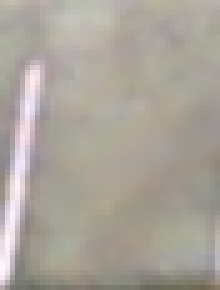
//> input picture repos/pyramidal/cam/Dataset20k/Test/Free/2012-11-10_06_57_39#077.jpg, 44 x 58 px (shown 5 times larger); its folder holds only this picture in this run
$ ./cam   (built with g++ and OpenCV 4)
//> lines starting //> are read from the running program, lines starting //| are printed output that depends on the picture
#include <opencv2/opencv.hpp>
#include <iostream>
#include <vector>
#include <Windows.h>
#include <filesystem>
#include <chrono>
#include <thread>
using namespace cv;
using namespace std;

//fonction pour calculer l'histogramme d'une image
vector<double> HistoLBP(Mat src) {
	vector<double> histo(256);
	for (int i = 1; i < src.rows - 1; i++) {
		for (int j = 1; j < src.cols - 1; j++) {
			int r = 0;
			if (src.at<uchar>(i - 1, j - 1) > src.at<uchar>(i, j))
				r = r + 1;
			if (src.at<uchar>(i - 1, j) > src.at<uchar>(i, j))
				r = r + 2;
			if (src.at<uchar>(i - 1, j + 1) > src.at<uchar>(i, j))
				r = r + 4;
			if (src.at<uchar>(i, j + 1) > src.at<uchar>(i, j))
				r = r + 8;
			if (src.at<uchar>(i + 1, j + 1) > src.at<uchar>(i, j))
				r = r + 16;
			if (src.at<uchar>(i + 1, j) > src.at<uchar>(i, j))
				r = r + 32;
			if (src.at<uchar>(i + 1, j - 1) > src.at<uchar>(i, j))
				r = r + 64;
			if (src.at<uchar>(i, j - 1) > src.at<uchar>(i, j))
				r = r + 128;
			histo[r] += 1;
		}
	}
	return histo;
}

// [39 lines left out: functions calculDistance, distanceEuclidienne, distanceSAD, distanceSSD, not called in this run]

double distanceBhatta(vector<double> a, vector<double> b) {
	double sumA = 0;
	double sumB = 0;

	for (int i = 0; i < a.size(); i++) {
		sumA += a[i];
		sumB += b[i];
	}

	double result = 0.0;

	for (int i = 0; i < a.size(); i++) {
		double pa = a[i] / sumA;
		double pb = b[i] / sumB;
		result += sqrt(pa * pb);
	}

	result = -log(result);
	return result;
}

// [42 lines left out: functions calculateMean, distanceCorrelation, distanceIntersection, not called in this run]

int main() {
	string path = "./Dataset20k";
	vector <Mat> train;
	vector<vector<double>> Model;

	int targetHeight = 40;
	int targetWidth = 50;

	//chargement des images pour entrainner
	for (const auto& entry : std::filesystem::directory_iterator(path + "/Train/Free")) {
		//train.push_back(imread(entry.path().u8string(), IMREAD_GRAYSCALE));
		Mat read = imread(entry.path().u8string(), IMREAD_GRAYSCALE);
//> read: 58 rows x 44 cols, CV_8UC1; min 103, max 252, mean 164.5
		cv::resize(read, read, cv::Size(targetWidth, targetHeight));
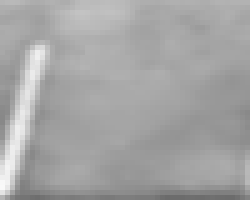
//> read: 40 rows x 50 cols, CV_8UC1 (shown 5 times larger); min 107, max 249, mean 164.3
		train.push_back(read);
	}

	for (const auto& entry : std::filesystem::directory_iterator(path + "/Train/Full")) {
		//train.push_back(imread(entry.path().u8string(), IMREAD_GRAYSCALE));
		Mat read = imread(entry.path().u8string(), IMREAD_GRAYSCALE);
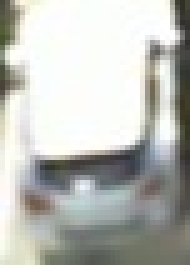
//> input picture repos/pyramidal/cam/Dataset20k/Test/Full/2012-09-20_08_04_18#055.jpg, 38 x 53 px (shown 5 times larger)
//> read: 53 rows x 38 cols, CV_8UC1; min 47, max 255, mean 188.3
		cv::resize(read, read, cv::Size(targetWidth, targetHeight));
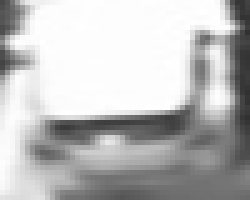
//> read: 40 rows x 50 cols, CV_8UC1 (shown 5 times larger); min 49, max 255, mean 188.2
		train.push_back(read);
	}
//> pass 2 of the loop `for (const auto& entry : std::filesystem::directory_iterator(path + "/..`:
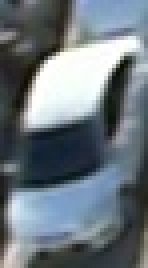
//> input picture repos/pyramidal/cam/Dataset20k/Test/Full/2012-09-20_07_34_17#047.jpg, 37 x 67 px (shown 4 times larger)
//> `Mat read = imread(entry.path().u8string(), IMREAD_GRAYSCALE);`:
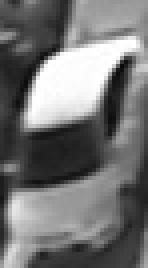
//> read: 67 rows x 37 cols, CV_8UC1 (shown 4 times larger); min 10, max 255, mean 116
//> `cv::resize(read, read, cv::Size(targetWidth, targetHeight));`:
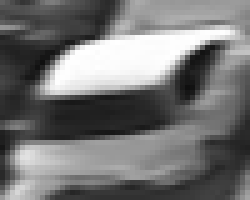
//> read: 40 rows x 50 cols, CV_8UC1 (shown 5 times larger); min 15, max 255, mean 115.8
//> pass 3 of the loop `for (const auto& entry : std::filesystem::directory_iterator(path + "/..`:
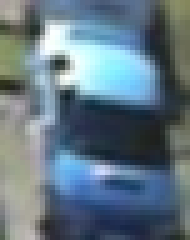
//> input picture repos/pyramidal/cam/Dataset20k/Test/Full/2012-09-20_08_09_19#022.jpg, 38 x 48 px (shown 5 times larger)
//> `Mat read = imread(entry.path().u8string(), IMREAD_GRAYSCALE);`:
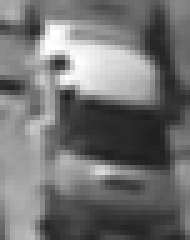
//> read: 48 rows x 38 cols, CV_8UC1 (shown 5 times larger); min 31, max 255, mean 114
//> `cv::resize(read, read, cv::Size(targetWidth, targetHeight));`:
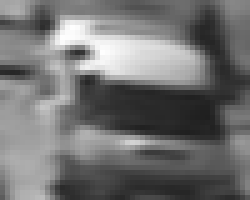
//> read: 40 rows x 50 cols, CV_8UC1 (shown 5 times larger); min 31, max 254, mean 113.8

	//calculer histo des images de training
	for (int i = 0; i < train.size(); i++) {
		Model.push_back(HistoLBP(train[i]));
	}
//> this loop made 4 passes

	//chargement des images pour les tests
	vector<Mat> test;
	for (const auto& entry : std::filesystem::directory_iterator(path + "/Test/Free")) {
		//test.push_back(imread(entry.path().u8string(), IMREAD_GRAYSCALE));
		Mat read = imread(entry.path().u8string(), IMREAD_GRAYSCALE);
		cv::resize(read, read, cv::Size(targetWidth, targetHeight));
		test.push_back(read);
	}

	for (const auto& entry : std::filesystem::directory_iterator(path + "/Test/Full")) {
		//test.push_back(imread(entry.path().u8string(), IMREAD_GRAYSCALE));
		Mat read = imread(entry.path().u8string(), IMREAD_GRAYSCALE);
		cv::resize(read, read, cv::Size(targetWidth, targetHeight));
		test.push_back(read);
	}
//> pass 2 of the loop `for (const auto& entry : std::filesystem::directory_iterator(path + "/..`:
//> pass 3 of the loop `for (const auto& entry : std::filesystem::directory_iterator(path + "/..`:
	auto start = std::chrono::high_resolution_clock::now();
	//calculer histo des images test
	vector<vector<double>> HistoTest;
	for (int i = 0; i < train.size(); i++) {
		HistoTest.push_back(HistoLBP(test[i]));
	}

	vector <bool> freetest;
	vector <bool> fulltest;
	//compare les histos des test et des train
	for (int i = 0; i < train.size(); i++) {

		double dmin = INT_MAX;
		double r;
		int indice = 0;
		for (int j = 0; j < Model.size(); j++) {
			r = distanceBhatta(HistoTest[i], Model[j]);
			if (r < dmin) {
				dmin = r;
				indice = j;
			}
		}

		//retourne le r閟ultat
		if (i < test.size() / 2) {
			if (indice < train.size() / 2)
				freetest.push_back(1);
			else
				freetest.push_back(0);
		}
		else {
			if (indice < train.size() / 2)
				fulltest.push_back(0);
			else
				fulltest.push_back(1);
		}
	}
//> this loop made 4 passes
//> (r, dmin) on passes 1 to 3: (0.105, -6.66e-16), (0.119, -4.44e-16), (0.0898, -6.66e-16)
//> dmin on pass 4: -6.66e-16

	//calcul du pourcentage
	int p1 = 0, p2 = 0;
	for (int i = 0; i < freetest.size(); i++)
	{
		if (freetest[i])
			p1++;
	}
	for (int i = 0; i < fulltest.size(); i++)
	{
		if (fulltest[i])
			p2++;
	}
	cout << "Pourcentage de place occupees justes : " << p1 << endl << "Pourcentage de places vides justes : " << p2;
	auto end = std::chrono::high_resolution_clock::now();
	auto int_s = std::chrono::duration_cast<std::chrono::seconds>(end - start);

	cout << "Time : " << int_s.count() << " seconds " << endl;
}
